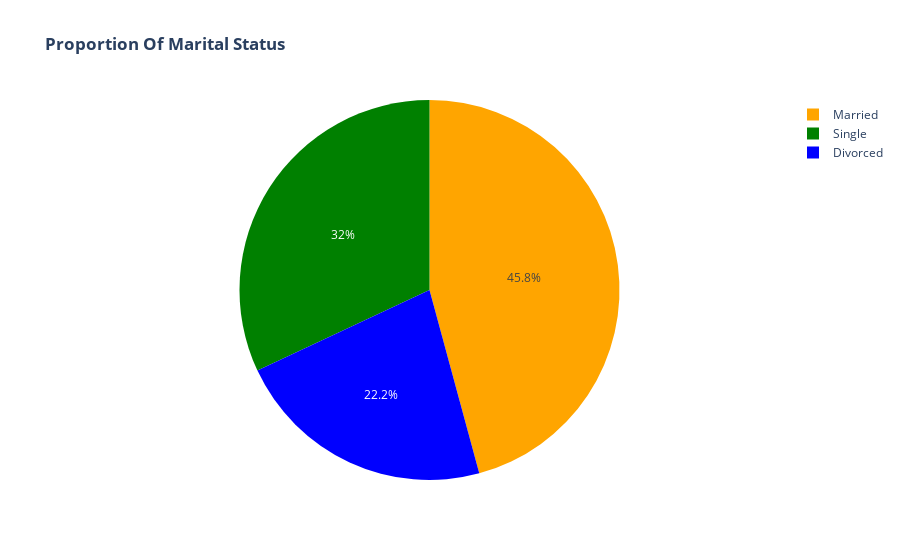

The code cell stored with this chart in its notebook:
### Markdown cell above
- Plotting Categorical Columns

### Code cell
import plotly.graph_objects as go

# Count the values in the 'MaritalStatus' column
marital_status_counts = df['MaritalStatus'].value_counts()

# Create a pie chart for marital status with 3 different colors
fig = go.Figure(data=[go.Pie(labels=marital_status_counts.index, values=marital_status_counts.values,
                             marker_colors=['orange', 'green', 'blue'])])
fig.update_layout(title='<b>Proportion Of Marital Status<b>')
fig.show()

### Figure 1 — Plotly figure (JSON) as saved in the notebook; plotly's stock layout.template omitted (floating-point values rounded to 4 significant figures)
{"data": [{"labels": ["Married", "Single", "Divorced"], "marker": {"colors": ["orange", "green", "blue"]}, "type": "pie", "values": [673, 470, 327]}], "layout": {"title": {"text": "<b>Proportion Of Marital Status<b>"}}}
